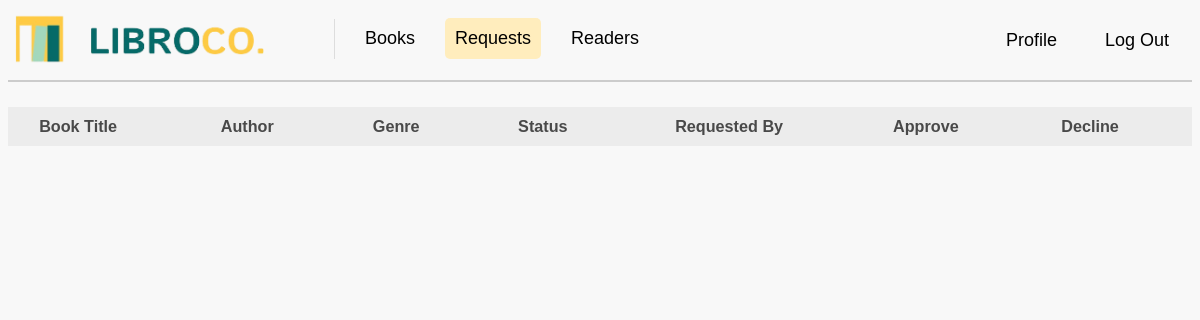
/requests (signed in), run on an earlier commit of the app's database.
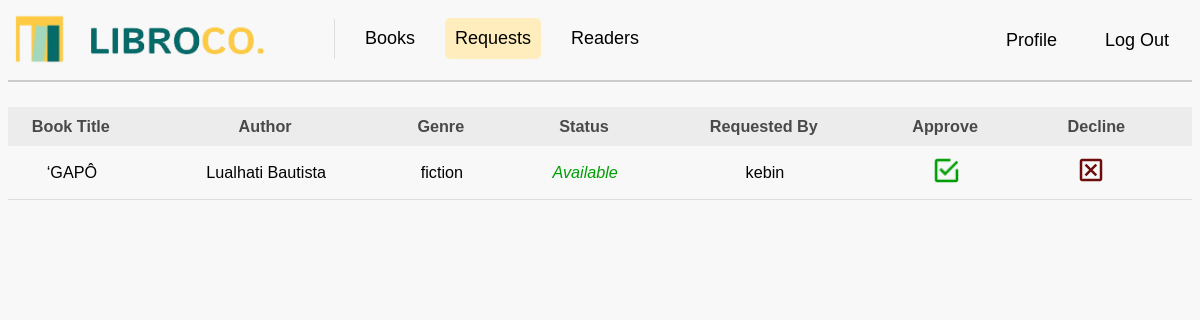
And on a later commit of the database.
### tables this page shows
CREATE TABLE requests (
request_id INTEGER PRIMARY KEY AUTOINCREMENT,
user_id INTEGER,
book_id INTEGER,
request_date TIMESTAMP DEFAULT CURRENT_TIMESTAMP, due_date DATE DEFAULT NULL, status VARCHAR(20) DEFAULT 'Pending',
FOREIGN KEY (user_id) REFERENCES users(user_id),
FOREIGN KEY (book_id) REFERENCES books(book_id));

CREATE TABLE "books" (
	"book_id"	INTEGER,
	"book_title"	VARCHAR(50) UNIQUE,
	"author"	VARCHAR(50),
	"publication_year"	INTEGER(5),
	"genre"	VARCHAR(20),
	"description"	VARCHAR(300),
	"image"	VARCHAR(100),
	PRIMARY KEY("book_id")
);

CREATE TABLE "users" (
	"user_id"	INTEGER PRIMARY KEY AUTOINCREMENT,
	"user_name"	TEXT,
	"user_email"	TEXT,
	"user_password"	TEXT UNIQUE,
	"user_contact"	TEXT,
	"user_code"	TEXT
);

### app.py (the view)
@app.route("/requests")
def requests():
    if 'user_id' not in session or session.get('user_id') != 1:
        flash("You must be logged in as a librarian to view requests.")
        return redirect(url_for("login"))
    sql_get_requests = """
    SELECT b.book_title, b.author, b.genre, s.availability, u.user_name, r.request_id
    FROM requests r
    JOIN books b ON r.book_id = b.book_id
    JOIN users u ON r.user_id = u.user_id
    JOIN status s ON b.book_id = s.book_id
    WHERE r.status = 'Pending'  -- Only show pending requests
    """
    requests = getprocess(sql_get_requests)
    return render_template("requests.html", requests=requests)

### app.py (called while the page is built)
@app.before_request
def before_request():
    print("Session data:", session)

### dbhelper.py (called while the page is built)
def getprocess(sql: str, params: tuple = ()) -> list:
    try:
        db = connect(database, timeout=30, check_same_thread=False)  # Adding timeout and thread safety
        db.row_factory = Row  # Ensure that rows are returned as dictionaries
        cursor = db.cursor()
        cursor.execute(sql, params)
        data = cursor.fetchall()  # Fetch the data
        return data
    except Error as e:
        print(f"SQLite error: {e}")
        return []
    finally:
        db.close()  # Ensure the connection is closed

### templates/requests.html (shortened to what this page needs)
<!DOCTYPE html>
<html>
<head>
    <link rel="stylesheet" href="{{ url_for('static', filename='css/mainstyle.css') }}">
</head>
<body>
    <nav>
        <a class="navbar-brand" href="{{ url_for('books') }}">
            <img src="{{ url_for('static', filename='images/logo.png') }}" class="logo" width="250" height="50" alt="LibroCo. Logo">
        </a>
        <div class="navbar-links">
            <a href="{{ url_for('books') }}">Books</a>
            <a href="{{ url_for('requests') }}" class="active">Requests</a>
            <a href="{{ url_for('readers') }}">Readers</a>
        </div>
        <div class="navbar-right">
            <a href="{{ url_for('profile') }}">Profile</a>
            <a href="{{ url_for('logout') }}">Log Out</a>
        </div>
    </nav>
    <div class="divider"></div>
    <div class="scrollable-table">
        <table class="table">
            <tr>
                <th>Book Title</th>
                <th>Author</th>
                <th>Genre</th>
                <th>Status</th>
                <th>Requested By</th>
                <th>Approve</th>
                <th>Decline</th>
            </tr>
            {% for request in requests %}
                <tr>
                    <td>{{ request.book_title }}</td>
                    <td>{{ request.author }}</td>
                    <td>{{ request.genre }}</td>
                    <td class="status">
                        {% if request.availability == 'Available' %}
                            <span class="available">Available</span>
                        {% else %}
                            <span class="unavailable">Unavailable</span>
                        {% endif %}
                    </td>
                    <td>{{ request.user_name }}</td>
                    <td class="action-cell">
                        <form action="{{ url_for('approve_request', request_id=request.request_id) }}" method="post">
                            <button class="approve-btn">
                                <img src="{{ url_for('static', filename='images/tsek.png') }}" class="tsek" alt="Approve">
                            </button>
                        </form>
                    </td>
                    <td class="action-cell">
                        <form action="{{ url_for('decline_request') }}" method="post">
                            <button class="decline-btn">
                                <img src="{{ url_for('static', filename='images/eks.png') }}" class="eks" alt="Decline">
                            </button>
                        </form>
                    </td>
                </tr>
            {% endfor %}
        </table>
    </div>
</body>
</html>

What changed in the data, as far as the page shows it:
added requests: book_title "‘GAPÔ", author "Lualhati Bautista", genre "fiction", user_name "kebin"
